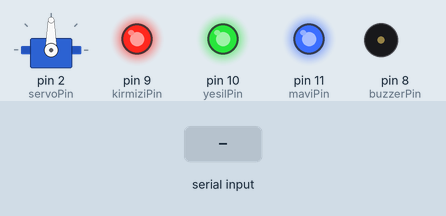
The sketch below on a simulated Arduino Uno, built with avr-gcc and run on an emulated ATmega328P. Shown: servo, output pins drawn as LEDs (lit = HIGH), buzzer (waves = sounding, pin HIGH). The test bench sets the inputs (shaded band).

Above: at 1.2 s.
1.3 s: "k" received over Serial
At 1.4 s:
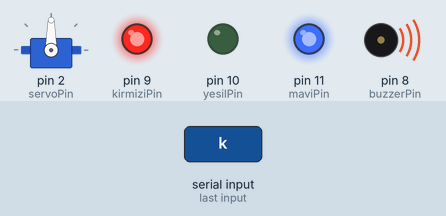
4.3 s: "y" received over Serial
At 4.7 s:
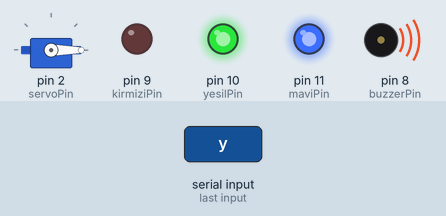
7.3 s: "m" received over Serial
At 7.5 s:
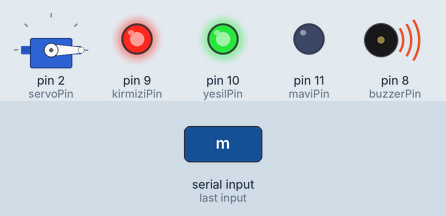
10.3 s: "s" received over Serial
At 10.5 s:
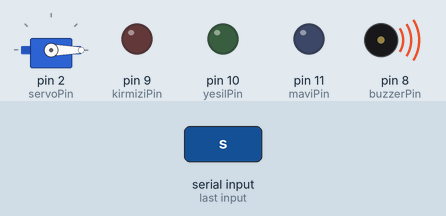
13.3 s: "a" received over Serial
At 13.8 s:
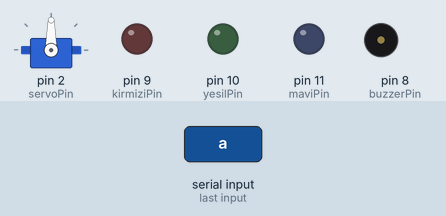
Timing chart, 0 to 16.3 s (numbered marks = the images above; inputs shaded):
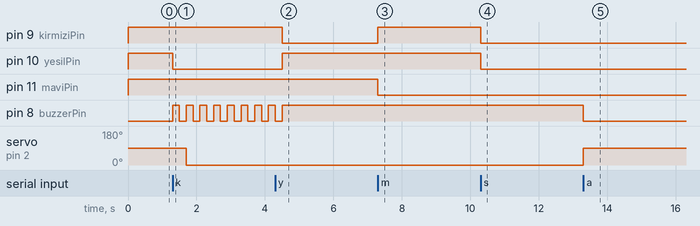

The sketch:

Bluetooth_Arduino.ino
```cpp
#include <Servo.h>
int veri;                           //Bluetooth üzerinden okuduğumuz değişken.
int kirmiziPin = 9;                 //RGB Ledin kırmızı bacağının takılacağı pin
int yesilPin = 10;                  //RGB Ledin yeşil bacağının takılacağı pin
int maviPin = 11;                   //RGB Ledin mavi bacağının takılacağı pin
int buzzerPin=8;
int servoPin=2;
Servo motor;
void setup() {
  Serial.begin(9600);               //Seri haberleşmeyi başlatıyoruz.
  pinMode(kirmiziPin,OUTPUT);       //Kırmızı pinini OUTPUT olarak ayarlıyoruz.
  pinMode(yesilPin,OUTPUT);         //Yeşl pinini OUTPUT olarak ayarlıyoruz.
  pinMode(maviPin,OUTPUT);          //Mavi pinini OUTPUT olarak ayarlıyoruz.
  pinMode(buzzerPin,OUTPUT);
   motor.attach(servoPin);
}
void loop() {
  if(Serial.available()>0){         //Seri haberleşmeden veri gelmesini bekliyoruz.
    veri = Serial.read();           //Seri haberleşmeden gelen veriyi okuyoruz.
  }
  if(veri == 'k'){                  //Seri haberleşmeden k harfi geldiğinde bu kısım çalışır.
  kirmizi();
  digitalWrite(buzzerPin,HIGH);
  delay(200);
  digitalWrite(buzzerPin,LOW);
  delay(200);
  motor.write(0);
  }
  else if(veri == 'y'){             //Seri haberleşmeden y harfi geldiğinde bu kısım çalışır.
  yesil();
  digitalWrite(buzzerPin,HIGH);
  delay(200);
  digitalWrite(buzzerPin,LOW);
  motor.write(0);

  }
  else if(veri == 'm'){             //Seri haberleşmeden m harfi geldiğinde bu kısım çalışır.
  mavi();
  digitalWrite(buzzerPin,HIGH);
  delay(200);
  digitalWrite(buzzerPin,LOW);
  motor.write(0);
  }
  else if(veri == 's'){             //Seri haberleşmeden m harfi geldiğinde bu kısım çalışır.
  mix();
  digitalWrite(buzzerPin,HIGH);
  delay(200);
  digitalWrite(buzzerPin,LOW);
  }
   else if(veri == 'a'){             //Seri haberleşmeden m harfi geldiğinde bu kısım çalışır.
  motor.write(90);
  delay(100);
  motor.write(1);
  }
  else{                             //Seri haberleşmeden tanımlanmayan veri geldiğinde bu kısım çalışır.
    digitalWrite(kirmiziPin,HIGH);
    digitalWrite(yesilPin,HIGH);
    digitalWrite(maviPin,HIGH);
  }
}

void mavi(){
 digitalWrite(yesilPin,HIGH);
 digitalWrite(maviPin,LOW);
 digitalWrite(kirmiziPin,HIGH);
}
void kirmizi(){
 digitalWrite(yesilPin,LOW);
 digitalWrite(maviPin,HIGH);
 digitalWrite(kirmiziPin,HIGH);
}
void yesil(){
 digitalWrite(yesilPin,HIGH);
 digitalWrite(maviPin,HIGH);
 digitalWrite(kirmiziPin,LOW);
}
void mix(){
 digitalWrite(yesilPin,LOW);
 digitalWrite(maviPin,LOW);
 digitalWrite(kirmiziPin,LOW);
}
```

Measured:
- after the input at 1.3 s, pin 10 (yesilPin): HIGH → LOW at once; pin 8 (buzzerPin): alternates HIGH for 0.20 s and LOW for 0.20 s, starting at once; servo on pin 2 (servoPin): 90° → 0° after 0.40 s
- after the input at 4.3 s, pin 9 (kirmiziPin): HIGH → LOW after 0.20 s; pin 10 (yesilPin): LOW → HIGH after 0.20 s; pin 8 (buzzerPin): goes on until 4.5 s, then stays HIGH
- after the input at 7.3 s, pin 9 (kirmiziPin): LOW → HIGH at once; pin 11 (maviPin): HIGH → LOW at once
- after the input at 10.3 s, pin 9 (kirmiziPin), pin 10 (yesilPin): HIGH → LOW at once
- after the input at 13.3 s, pin 8 (buzzerPin): HIGH → LOW at once; servo on pin 2 (servoPin): 0° → 90° at once
